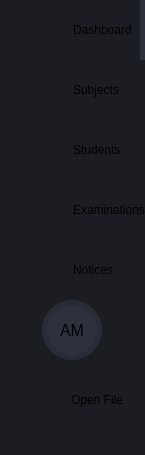
           <widget class="QFrame" name="frame_left_menu">
            <property name="sizePolicy">
             <sizepolicy hsizetype="Preferred" vsizetype="Preferred">
              <horstretch>0</horstretch>
              <verstretch>0</verstretch>
             </sizepolicy>
            </property>
            <property name="maximumSize">
             <size>
              <width>70</width>
              <height>16777215</height>
             </size>
            </property>
            <property name="layoutDirection">
             <enum>Qt::LeftToRight</enum>
            </property>
            <property name="styleSheet">
             <string notr="true">background-color: rgb(27, 29, 35);</string>
            </property>
            <property name="frameShape">
             <enum>QFrame::NoFrame</enum>
            </property>
            <property name="frameShadow">
             <enum>QFrame::Raised</enum>
            </property>
            <layout class="QVBoxLayout" name="verticalLayout_5">
             <property name="spacing">
              <number>0</number>
             </property>
             <property name="leftMargin">
              <number>0</number>
             </property>
             <property name="topMargin">
              <number>0</number>
             </property>
             <property name="rightMargin">
              <number>0</number>
             </property>
             <property name="bottomMargin">
              <number>0</number>
             </property>
             <item>
              <widget class="QFrame" name="frame_menus">
               <property name="minimumSize">
                <size>
                 <width>0</width>
                 <height>0</height>
                </size>
               </property>
               <property name="maximumSize">
                <size>
                 <width>16777215</width>
                 <height>400</height>
                </size>
               </property>
               <property name="frameShape">
                <enum>QFrame::NoFrame</enum>
               </property>
               <property name="frameShadow">
                <enum>QFrame::Raised</enum>
               </property>
               <layout class="QVBoxLayout" name="layout_menus">
                <property name="spacing">
                 <number>0</number>
                </property>
                <property name="leftMargin">
                 <number>0</number>
                </property>
                <property name="topMargin">
                 <number>0</number>
                </property>
                <property name="rightMargin">
                 <number>0</number>
                </property>
                <property name="bottomMargin">
                 <number>0</number>
                </property>
                <item>
                 <widget class="QPushButton" name="btn_dashboard">
                  <property name="minimumSize">
                   <size>
                    <width>0</width>
                    <height>60</height>
                   </size>
                  </property>
                  <property name="styleSheet">
                   <string notr="true">QPushButton {	
	background-image: url(:/16x16/icons/16x16/cil-home.png);
	background-position: left center;
    background-repeat: no-repeat;
	border: none;
	border-left: 28px solid rgb(27, 29, 35);
	border-right: 5px solid rgb(44, 49, 60);
	background-color: rgb(27, 29, 35);
	text-align: left;
	padding-left: 45px;
}
QPushButton:hover {
	background-color: rgb(33, 37, 43);
	border-left: 28px solid rgb(33, 37, 43);
}
QPushButton:pressed {	
	background-color: rgb(85, 170, 255);
	border-left: 28px solid rgb(85, 170, 255);
}</string>
                  </property>
                  <property name="text">
                   <string>Dashboard</string>
                  </property>
                 </widget>
                </item>
                <item>
                 <widget class="QPushButton" name="btn_subjects">
                  <property name="sizePolicy">
                   <sizepolicy hsizetype="Expanding" vsizetype="Fixed">
                    <horstretch>0</horstretch>
                    <verstretch>0</verstretch>
                   </sizepolicy>
                  </property>
                  <property name="minimumSize">
                   <size>
                    <width>0</width>
                    <height>60</height>
                   </size>
                  </property>
                  <property name="font">
                   <font>
                    <family>Segoe UI</family>
                   </font>
                  </property>
                  <property name="layoutDirection">
                   <enum>Qt::LeftToRight</enum>
                  </property>
                  <property name="styleSheet">
                   <string notr="true">QPushButton {	
	background-image: url(:/16x16/icons/16x16/cil-description.png);
	background-position: left center;
    background-repeat: no-repeat;
	border: none;
	border-left: 28px solid rgb(27, 29, 35);
	background-color: rgb(27, 29, 35);
	text-align: left;
	padding-left: 45px;
}
QPushButton:hover {
	background-color: rgb(33, 37, 43);
	border-left: 28px solid rgb(33, 37, 43);
}
QPushButton:pressed {	
	background-color: rgb(85, 170, 255);
	border-left: 28px solid rgb(85, 170, 255);
}</string>
                  </property>
                  <property name="text">
                   <string>Subjects</string>
                  </property>
                  <property name="icon">
                   <iconset>
                    <normaloff>C:/Users/Abhay/.designer/backup/img/Simple_PySide_Base-master/Simple_PySide_Base-master/icons/16x16/cil-notes.png</normaloff>C:/Users/Abhay/.designer/backup/img/Simple_PySide_Base-master/Simple_PySide_Base-master/icons/16x16/cil-notes.png</iconset>
                  </property>
                 </widget>
                </item>
                <item>
                 <widget class="QPushButton" name="btn_students">
                  <property name="sizePolicy">
                   <sizepolicy hsizetype="Expanding" vsizetype="Fixed">
                    <horstretch>0</horstretch>
                    <verstretch>0</verstretch>
                   </sizepolicy>
                  </property>
                  <property name="minimumSize">
                   <size>
                    <width>0</width>
                    <height>60</height>
                   </size>
                  </property>
                  <property name="font">
                   <font>
                    <family>Segoe UI</family>
                   </font>
                  </property>
                  <property name="layoutDirection">
                   <enum>Qt::LeftToRight</enum>
                  </property>
                  <property name="styleSheet">
                   <string notr="true">QPushButton {	
	background-image: url(:/16x16/icons/16x16/cil-people.png);
	background-position: left center;
    background-repeat: no-repeat;
	border: none;
	border-left: 28px solid rgb(27, 29, 35);
	background-color: rgb(27, 29, 35);
	text-align: left;
	padding-left: 45px;
}
QPushButton:hover {
	background-color: rgb(33, 37, 43);
	border-left: 28px solid rgb(33, 37, 43);
}
QPushButton:pressed {	
	background-color: rgb(85, 170, 255);
	border-left: 28px solid rgb(85, 170, 255);
}</string>
                  </property>
                  <property name="text">
                   <string>Students</string>
                  </property>
                 </widget>
                </item>
                <item>
                 <widget class="QPushButton" name="btn_exams">
                  <property name="sizePolicy">
                   <sizepolicy hsizetype="Expanding" vsizetype="Fixed">
                    <horstretch>0</horstretch>
                    <verstretch>0</verstretch>
                   </sizepolicy>
                  </property>
                  <property name="minimumSize">
                   <size>
                    <width>0</width>
                    <height>60</height>
                   </size>
                  </property>
                  <property name="font">
                   <font>
                    <family>Segoe UI</family>
                   </font>
                  </property>
                  <property name="layoutDirection">
                   <enum>Qt::LeftToRight</enum>
                  </property>
                  <property name="styleSheet">
                   <string notr="true">QPushButton {	
	background-image: url(:/16x16/icons/16x16/cil-cloud-upload.png);
	background-position: left center;
    background-repeat: no-repeat;
	border: none;
	border-left: 28px solid rgb(27, 29, 35);
	background-color: rgb(27, 29, 35);
	text-align: left;
	padding-left: 45px;
}
QPushButton:hover {
	background-color: rgb(33, 37, 43);
	border-left: 28px solid rgb(33, 37, 43);
}
QPushButton:pressed {	
	background-color: rgb(85, 170, 255);
	border-left: 28px solid rgb(85, 170, 255);
}</string>
                  </property>
                  <property name="text">
                   <string>Examinations</string>
                  </property>
                 </widget>
                </item>
                <item>
                 <widget class="QPushButton" name="btn_results">
                  <property name="sizePolicy">
                   <sizepolicy hsizetype="Expanding" vsizetype="Fixed">
                    <horstretch>0</horstretch>
                    <verstretch>0</verstretch>
                   </sizepolicy>
                  </property>
                  <property name="minimumSize">
                   <size>
                    <width>0</width>
                    <height>60</height>
                   </size>
                  </property>
                  <property name="font">
                   <font>
                    <family>Segoe UI</family>
                   </font>
                  </property>
                  <property name="layoutDirection">
                   <enum>Qt::LeftToRight</enum>
                  </property>
                  <property name="styleSheet">
                   <string notr="true">QPushButton {	
	background-image: url(:/16x16/icons/16x16/cil-justify-left.png);
	background-position: left center;
    background-repeat: no-repeat;
	border: none;
	border-left: 28px solid rgb(27, 29, 35);
	background-color: rgb(27, 29, 35);
	text-align: left;
	padding-left: 45px;
}
QPushButton:hover {
	background-color: rgb(33, 37, 43);
	border-left: 28px solid rgb(33, 37, 43);
}
QPushButton:pressed {	
	background-color: rgb(85, 170, 255);
	border-left: 28px solid rgb(85, 170, 255);
}</string>
                  </property>
                  <property name="text">
                   <string>Notices</string>
                  </property>
                 </widget>
                </item>
               </layout>
              </widget>
             </item>
             <item alignment="Qt::AlignBottom">
              <widget class="QFrame" name="frame_extra_menus">
               <property name="sizePolicy">
                <sizepolicy hsizetype="Preferred" vsizetype="Preferred">
                 <horstretch>0</horstretch>
                 <verstretch>0</verstretch>
                </sizepolicy>
               </property>
               <property name="frameShape">
                <enum>QFrame::NoFrame</enum>
               </property>
               <property name="frameShadow">
                <enum>QFrame::Raised</enum>
               </property>
               <layout class="QVBoxLayout" name="layout_menu_bottom">
                <property name="spacing">
                 <number>10</number>
                </property>
                <property name="leftMargin">
                 <number>0</number>
                </property>
                <property name="topMargin">
                 <number>0</number>
                </property>
                <property name="rightMargin">
                 <number>0</number>
                </property>
                <property name="bottomMargin">
                 <number>25</number>
                </property>
                <item alignment="Qt::AlignHCenter">
                 <widget class="QLabel" name="label_user_icon">
                  <property name="sizePolicy">
                   <sizepolicy hsizetype="Maximum" vsizetype="Maximum">
                    <horstretch>0</horstretch>
                    <verstretch>0</verstretch>
                   </sizepolicy>
                  </property>
                  <property name="minimumSize">
                   <size>
                    <width>60</width>
                    <height>60</height>
                   </size>
                  </property>
                  <property name="maximumSize">
                   <size>
                    <width>60</width>
                    <height>60</height>
                   </size>
                  </property>
                  <property name="font">
                   <font>
                    <family>Segoe UI</family>
                    <pointsize>12</pointsize>
                   </font>
                  </property>
                  <property name="styleSheet">
                   <string notr="true">QLabel {
	border-radius: 30px;
	background-color: rgb(44, 49, 60);
	border: 5px solid rgb(39, 44, 54);
}</string>
                  </property>
                  <property name="text">
                   <string>AM</string>
                  </property>
                  <property name="alignment">
                   <set>Qt::AlignCenter</set>
                  </property>
                 </widget>
                </item>
                <item>
                 <widget class="QPushButton" name="btn_settings">
                  <property name="sizePolicy">
                   <sizepolicy hsizetype="Expanding" vsizetype="Fixed">
                    <horstretch>0</horstretch>
                    <verstretch>0</verstretch>
                   </sizepolicy>
                  </property>
                  <property name="minimumSize">
                   <size>
                    <width>0</width>
                    <height>60</height>
                   </size>
                  </property>
                  <property name="font">
                   <font>
                    <family>Segoe UI</family>
                   </font>
                  </property>
                  <property name="layoutDirection">
                   <enum>Qt::LeftToRight</enum>
                  </property>
                  <property name="styleSheet">
                   <string notr="true">QPushButton {	
	background-image: url(:/20x20/icons/20x20/cil-settings.png);
	background-position: left center;
    background-repeat: no-repeat;
	border: none;
	border-left: 26px solid rgb(27, 29, 35);
	background-color: rgb(27, 29, 35);
	text-align: left;
	padding-left: 45px;
}
QPushButton:hover {
	background-color: rgb(33, 37, 43);
	border-left: 26px solid rgb(33, 37, 43);
}
QPushButton:pressed {	
	background-color: rgb(85, 170, 255);
	border-left: 26px solid rgb(85, 170, 255);
}</string>
                  </property>
                  <property name="text">
                   <string>Open File</string>
                  </property>
                 </widget>
                </item>
               </layout>
              </widget>
             </item>
            </layout>
           </widget>
